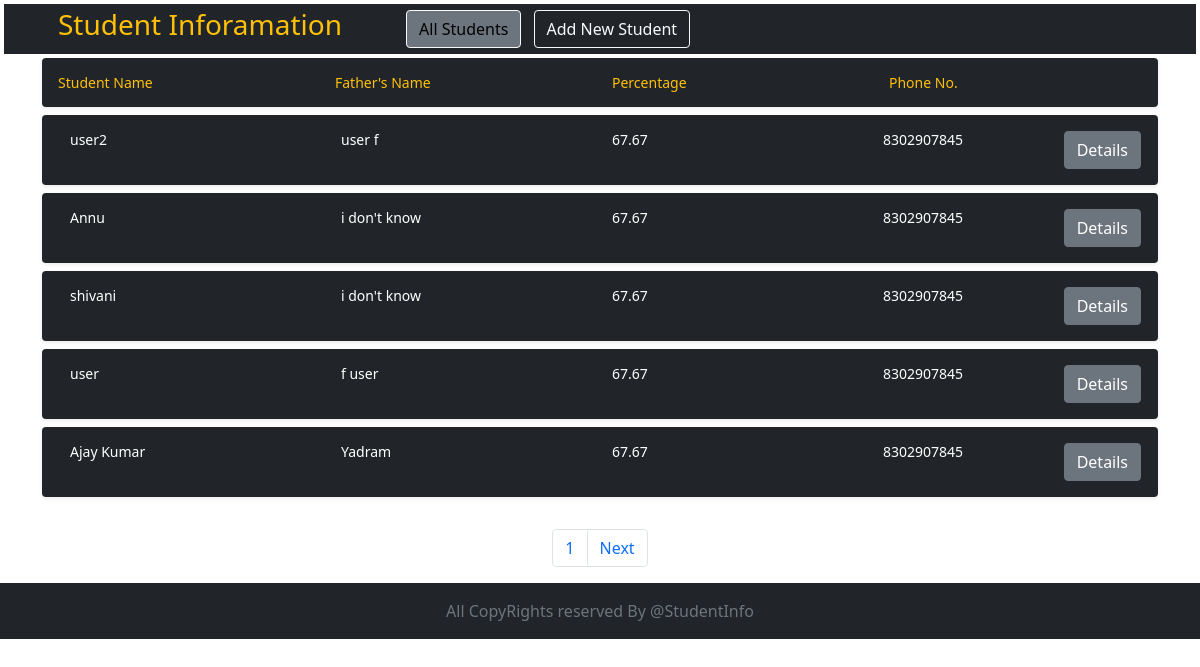
The page / on the database its author committed.
### student/models.py (models this page shows, shortened)
class Student(models.Model):
    sno = models.AutoField(primary_key=True)
    slug = SlugField(auto_created=True)
    sname = models.CharField(max_length=100)
    fname = models.CharField(max_length=100)
    email = models.CharField(max_length=30)
    dob = models.DateField()
    phone = models.IntegerField(default=0)
    Class = models.IntegerField(default=0)
    percentage = models.FloatField(default=0.0)
    address = models.CharField(max_length=150)
    city = models.CharField(max_length=100)
    state = models.CharField(max_length=50)
    pincode = models.IntegerField(default=0)
    datetime = models.DateTimeField(auto_now_add=True)

### student/views.py (the view)
# urls.py: path('', views.students, name='students'),
def students(request):
    allStudents = Paginator( Student.objects.all().order_by('-datetime'), 5)
    page = request.GET.get('page')
    try:
        Students = allStudents.page(page)
    except PageNotAnInteger:
        Students = allStudents.page(1)
    except EmptyPage:
        Students = allStudents.page(allStudents.num_pages)
    context = {'Students' : Students}
    return render(request, 'students.html', context)

### templates/students.html (shortened to what this page needs)
{% extends 'base.html' %}
{% block home_active %}text-black btn-secondary{% endblock home_active %}
{% block body_containt %}
<div class="container">
    <div class="mt-1 px-3  bg-body rounded shadow-sm">
            <div class="d-flex text-muted pt-3">
                <div class="pb-3 mb-0 small text-warning lh-sm w-100">
                    <div class="row">
                        <div class="col-3"><span>Student Name</span></div>
                        <div class="col-3"><span>Father's Name</span></div>
                        <div class="col-3"><span>Percentage</span></div>
                        <div class="col-2"><span>Phone No.</span></div>
                        <div class="col-1"></div>
                    </div>
                </div>
            </div>
        </div>
    {% for Student in Students %}
        <div class="my-2 px-3  bg-body rounded shadow-sm">
            <div class="d-flex text-muted pt-3">
                <div class="pb-3 mb-0 small lh-sm w-100">
                    <div class="d-flex align-items-center text-white justify-content-between">
                        <div class="container-fluid">
                            <div class="row">
                                <div class="col-3"><span>{{Student.sname}}</span></div>
                                <div class="col-3"><span>{{Student.fname}}</span></div>
                                <div class="col-3"><span>{{Student.percentage}}</span></div>
                                <div class="col-2"><span>{{Student.phone}}</span></div>
                                <div class="col-1">
                                <a href="/{{Student.slug}}/"><button type="button" class="btn btn-secondary">Details</button></div></a>
                            </div>
                        </div>
                    </div>
                </div>
            </div>
        </div>
    {% endfor %}
   {% block pagination %}
        <br>
        <div class="container">
            <nav aria-label="Page navigation example">
                <ul class="pagination justify-content-center">
                    <li class="page-item"><a class="page-link" href="?page={{Students.number}}">{{Students.number}}</a></li>
                    {% if Students.has_next %}
                        <li class="page-item">
                        <a class="page-link" href="?page={{Students.next_page_number}}">Next</a>
                        </li>
                    {% endif %}
                </ul>
            </nav>
        </div>
    {% endblock pagination %}
</div>
{% endblock body_containt %}

### templates/base.html (shortened to what this page needs)
<!doctype html>
<html lang="en">
  <head>
    <link href="https://cdn.jsdelivr.net/npm/bootstrap@5.1.0/dist/css/bootstrap.min.css" rel="stylesheet">
  </head>
  <body>
   <header class="p-1 m-1 bg-dark text-white">
        <div class="container">
        <div class="d-flex flex-wrap align-items-center justify-content-center justify-content-lg-start">
            <a href="/" class="d-flex align-items-center mx-3 mb-lg-0 text-warning text-decoration-none">
                <h3 text-warning>Student Inforamation</h3>
            </a>
            <div class="mx-5">
                <a href="/"><button type="button" class="btn btn-outline-light {% block home_active %}{% endblock home_active %} me-2">All Students</button></a>
                <a href="/addstudent/"><button type="button" class="btn btn-outline-light {% block addstudent_active %}{% endblock addstudent_active %} me-2">Add New Student</button></a>
            </div>
        </div>
        </div>
    </header>
    {% block body_containt %}{% endblock body_containt %}
    <footer class="footer mt-3 py-3 bg-dark">
        <div class="container-fluid d-flex justify-content-center">
            <span class="text-muted">All CopyRights reserved By @StudentInfo</span>
        </div>
    </footer>
  </body>
</html>

### rows shown on the page
Student: sname "user2", fname "user f", percentage "67.67", phone "8302907845"
Student: sname "Annu", fname "i don't know", percentage "67.67", phone "8302907845"
Student: sname "shivani", fname "i don't know", percentage "67.67", phone "8302907845"
Student: sname "user", fname "f user", percentage "67.67", phone "8302907845"
Student: sname "Ajay Kumar", fname "Yadram", percentage "67.67", phone "8302907845"

### other values the page prints
{{ Students.number }} "1"
